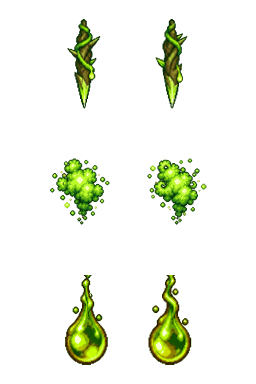
#> input picture Pause/Assets/Art/Resources/Bosses/src~/Verdant_attackshots_orig.png, 256 x 384 px
$ python verdant_attackshots_recolor.py Verdant_attackshots_orig.png Verdant_attackshots_orig.png
#> lines starting #> are read from the running program, lines starting #| are printed output that depends on the picture; after the words box and inside, x2 and y2 are one past the last pixel; in counts of white or black regions, pixels touching at a corner belong together
# Recolours Verdant_attackshots.png from src~/Verdant_attackshots_orig.png: neon chartreuse on the edges and glints, painted
# detail kept inside. The ORIGINAL luminance drives a value ramp (deep jungle green -> leaf green -> neon chartreuse), so the
# vine strands / thorns, spore puffs and sap-drop highlight + bubbles keep their form; an edge weight (distance to the
# silhouette) lifts the outer pixels toward neon so the shape separates from the dark canopy. No outline, no rim, no pink/amber.
# Frame b (right column) shifts a little toward yellow and moves a white sap glint, so the 2-frame flicker still shimmers.
import sys, numpy as np
from PIL import Image
src, dst = sys.argv[1], sys.argv[2]
a = np.asarray(Image.open(src).convert('RGBA')).astype(float)
out = a.copy()
stops = [(0, (18, 66, 13)), (.28, (46, 134, 15)), (.55, (120, 220, 18)), (.8, (190, 255, 40)), (1, (232, 255, 130))]
shift = [(0, 0, 0), (22, 4, -8)]
glint = [.28, .72]
def edge_dist(m, n=6):
    d = np.zeros(m.shape); cur = m.copy()
    for i in range(n):
        d += cur
        p = np.pad(cur, 1)
        cur = cur & p[:-2, 1:-1] & p[2:, 1:-1] & p[1:-1, :-2] & p[1:-1, 2:]
    return d    # 0 outside, 1 = outermost pixel ... n = deep inside
for r in range(a.shape[0] // 128):
    for f in range(2):
        y0, x0 = r * 128, f * 128
        cell = a[y0:y0 + 128, x0:x0 + 128]
        rgb, al = cell[..., :3] / 255, cell[..., 3]
        Y = .299 * rgb[..., 0] + .587 * rgb[..., 1] + .114 * rgb[..., 2]
        m = al > 40
        t = np.clip((Y - .07) / .56, 0, 1) ** 1.15
        e = np.clip(1 - (edge_dist(m) - 1) / 2.6, 0, 1)        # 1 on the outer ring of pixels, 0 from ~4 px in
        t = np.clip(t * .88 + e * .3, 0, 1)
        col = np.stack([np.interp(t, [s[0] for s in stops], [s[1][c] for s in stops]) for c in range(3)], -1)
        col = col + np.array(shift[f])
        if m.any():
            ys = np.where(m.any(1))[0]; top, bot = ys[0], ys[-1]
            yy = (np.arange(128)[:, None] - top) / max(1, bot - top)
            g = np.exp(-((yy - glint[f]) / .07) ** 2) * (.4 if r == 0 else .22) * m
            col = col * (1 - g[..., None]) + np.array([245, 255, 190]) * g[..., None]
        # the ORIGINAL drawing's own dark keyline pixels (silhouette-edge pixels it painted dark) go back under the neon, as deep
        # jungle green (their own value, hue pulled off the old brown/amber): not an added border, the art's baked edge
        p = np.pad(al, 1, constant_values=0)
        border = (al >= 200) & ((p[1:-1, :-2] < 40) | (p[1:-1, 2:] < 40) | (p[:-2, 1:-1] < 40) | (p[2:, 1:-1] < 40))
        keep = border & (Y < .32)
        k = np.clip(Y / .32, 0, 1)[..., None]
        dk = np.array([10, 40, 10]) + k * np.array([22, 52, 10])
        col = np.where(keep[..., None], dk, col)
        out[y0:y0 + 128, x0:x0 + 128, :3] = np.clip(col, 0, 255)
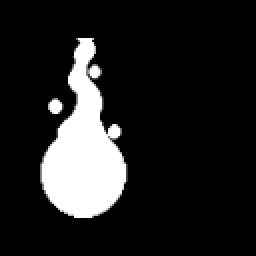
#> al: shape (128, 128) float64 (shown 2 times larger); min 0, max 255, mean 33.7
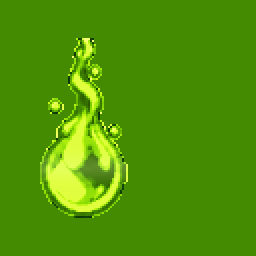
#> col: shape (128, 128, 3) float64 (shown 2 times larger); mean R, G, B 84.8, 153.4, 11.3; drawn with min black and max white
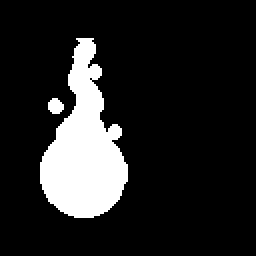
#> m: shape (128, 128) bool (shown 2 times larger); 13.9% white; 2 white regions, box (x1, y1, x2, y2) and area: (20, 19, 64, 109) 2228, (24, 49, 32, 57) 49
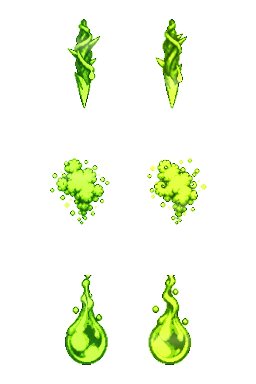
#> out: shape (384, 256, 4) float64; mean R, G, B, A 71.6, 149.3, 14.5, 26.6; transparent parts drawn white
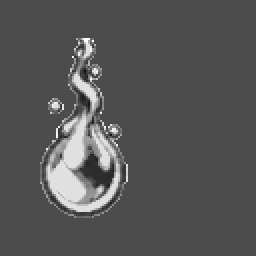
#> t: shape (128, 128) float64 (shown 2 times larger); min 0.0747, max 1, mean 0.34
Image.fromarray(out.round().astype(np.uint8), 'RGBA').save(dst)
